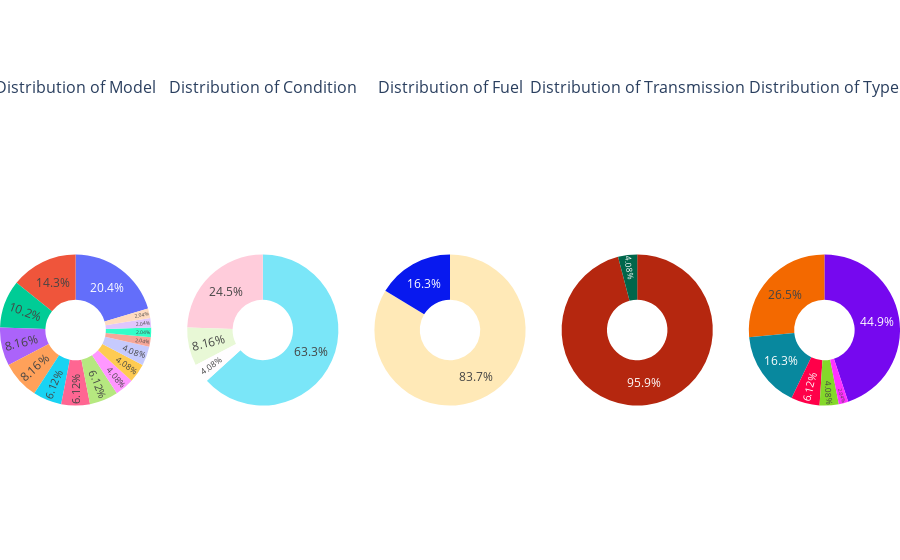

The notebook cell this image was saved under:
### Code cell
def create_pie_trace(df, column_name):
    fig = px.pie(df, names=column_name, hole=0.4)
    pie_data = fig.data[0]
    pie_data.update(
        textposition="inside",
        hoverinfo="label+percent+value",
        hovertemplate="%{label}<br>%{value}"
    )
    return pie_data

columns_for_pie = ["model", "condition", "fuel", "transmission", "type"]
subplot_titles = [f"Distribution of {col_name.capitalize()}" for col_name in columns_for_pie]

fig = make_subplots(rows=1, cols=5, subplot_titles=subplot_titles, specs=[[{'type':'domain'}] * 5])

for i, col_name in enumerate(columns_for_pie):
    pie_trace = create_pie_trace(df, col_name)
    fig.add_trace(pie_trace, row=1, col=i+1)

fig.update_layout(margin=dict(b=0, l=0, r=0), showlegend=False)
fig.show()

### Figure 1 — Plotly figure (JSON) as saved in the notebook; plotly's stock layout.template omitted (floating-point values rounded to 4 significant figures)
{"data": [{"domain": {"x": [0, 0.168], "y": [0, 1]}, "hole": 0.4, "hoverinfo": "label+percent+value", "hovertemplate": "%{label}<br>%{value}", "labels": ["ford f-250 sd", "ford f-150", "ford f-150", "ford fusion", "ford f-250", "ford f350", "ford f-150", "ford f-250", "ford f250 super duty", "ford fusion", "ford mustang", "ford edge", "ford mustang", "ford f-150", "ford expedition", "ford f150", "ford f150", "ford f-150", "ford f-150", "ford f-250 super duty", "ford explorer", "ford escape", "ford explorer", "ford fusion", "ford explorer", "ford f-250 super duty", "ford f250 super duty", "ford f-250 super duty", "ford f-150", "ford escape", "ford mustang", "ford f-250 super duty", "ford f150", "ford f150", "ford f-250", "ford f-150", "ford explorer", "ford ranger", "ford ranger", "ford explorer", "ford f-250", "ford expedition", "ford f150 supercrew cab xlt", "ford f-250 super duty", "ford f-150", "ford explorer", "ford escape", "ford explorer", "ford f-150"], "legendgroup": "", "name": "", "showlegend": true, "textposition": "inside", "type": "pie"}, {"domain": {"x": [0.208, 0.376], "y": [0, 1]}, "hole": 0.4, "hoverinfo": "label+percent+value", "hovertemplate": "%{label}<br>%{value}", "labels": ["good", "excellent", "excellent", "good", "like new", "new", "excellent", "like new", "like new", "excellent", "excellent", "excellent", "like new", "excellent", "excellent", "excellent", "excellent", "like new", "excellent", "excellent", "excellent", "excellent", "excellent", "excellent", "excellent", "good", "excellent", "excellent", "excellent", "like new", "new", "excellent", "excellent", "excellent", "like new", "like new", "excellent", "like new", "good", "excellent", "excellent", "excellent", "excellent", "excellent", "excellent", "excellent", "like new", "like new", "like new"], "legendgroup": "", "name": "", "showlegend": true, "textposition": "inside", "type": "pie"}, {"domain": {"x": [0.416, 0.584], "y": [0, 1]}, "hole": 0.4, "hoverinfo": "label+percent+value", "hovertemplate": "%{label}<br>%{value}", "labels": ["gas", "gas", "gas", "gas", "diesel", "diesel", "gas", "diesel", "diesel", "gas", "gas", "gas", "gas", "gas", "gas", "gas", "gas", "gas", "gas", "gas", "gas", "gas", "gas", "gas", "gas", "diesel", "diesel", "gas", "gas", "gas", "gas", "diesel", "gas", "gas", "diesel", "gas", "gas", "gas", "gas", "gas", "gas", "gas", "gas", "gas", "gas", "gas", "gas", "gas", "gas"], "legendgroup": "", "name": "", "showlegend": true, "textposition": "inside", "type": "pie"}, {"domain": {"x": [0.624, 0.792], "y": [0, 1]}, "hole": 0.4, "hoverinfo": "label+percent+value", "hovertemplate": "%{label}<br>%{value}", "labels": ["automatic", "automatic", "automatic", "automatic", "automatic", "automatic", "automatic", "automatic", "automatic", "automatic", "automatic", "automatic", "automatic", "automatic", "automatic", "automatic", "automatic", "automatic", "other", "automatic", "automatic", "automatic", "other", "automatic", "automatic", "automatic", "automatic", "automatic", "automatic", "automatic", "automatic", "automatic", "automatic", "automatic", "automatic", "automatic", "automatic", "automatic", "automatic", "automatic", "automatic", "automatic", "automatic", "automatic", "automatic", "automatic", "automatic", "automatic", "automatic"], "legendgroup": "", "name": "", "showlegend": true, "textposition": "inside", "type": "pie"}, {"domain": {"x": [0.832, 1], "y": [0, 1]}, "hole": 0.4, "hoverinfo": "label+percent+value", "hovertemplate": "%{label}<br>%{value}", "labels": ["truck", "truck", "truck", "sedan", "truck", "pickup", "pickup", "truck", "pickup", "sedan", "convertible", "SUV", "coupe", "truck", "SUV", "truck", "truck", "truck", "truck", "truck", "SUV", "SUV", "SUV", "sedan", "SUV", "truck", "pickup", "truck", "truck", "SUV", "coupe", "truck", "pickup", "truck", "pickup", "pickup", "SUV", "truck", "truck", "SUV", "truck", "SUV", "pickup", "truck", "truck", "SUV", "SUV", "SUV", "truck"], "legendgroup": "", "name": "", "showlegend": true, "textposition": "inside", "type": "pie"}], "layout": {"annotations": [{"font": {"size": 16}, "showarrow": false, "text": "Distribution of Model", "x": 0.084, "xanchor": "center", "xref": "paper", "y": 1, "yanchor": "bottom", "yref": "paper"}, {"font": {"size": 16}, "showarrow": false, "text": "Distribution of Condition", "x": 0.292, "xanchor": "center", "xref": "paper", "y": 1, "yanchor": "bottom", "yref": "paper"}, {"font": {"size": 16}, "showarrow": false, "text": "Distribution of Fuel", "x": 0.5, "xanchor": "center", "xref": "paper", "y": 1, "yanchor": "bottom", "yref": "paper"}, {"font": {"size": 16}, "showarrow": false, "text": "Distribution of Transmission", "x": 0.708, "xanchor": "center", "xref": "paper", "y": 1, "yanchor": "bottom", "yref": "paper"}, {"font": {"size": 16}, "showarrow": false, "text": "Distribution of Type", "x": 0.916, "xanchor": "center", "xref": "paper", "y": 1, "yanchor": "bottom", "yref": "paper"}], "margin": {"b": 0, "l": 0, "r": 0}, "showlegend": false}}
